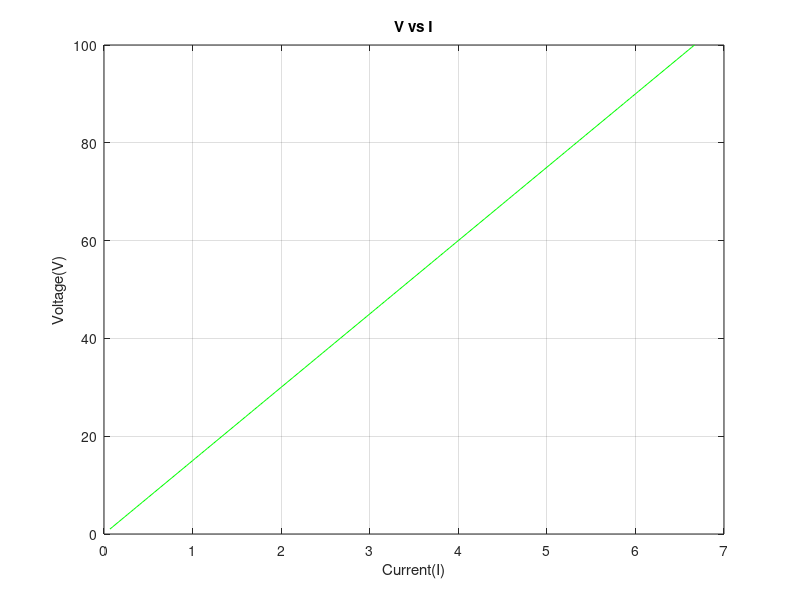

The MATLAB source for this figure:
%To implement ohm's law formula,we need a resistor R and voltage V across
%it
R = 15;
%Taking a vector V contaning values of V
V = 1:0.5:100;   %V ranges is from 1 to 100 with 0.5 V interval
I = V/R;
%plotting the graph V vs I, Green line.
plot(I,V,"g")
grid on;
%modifying the plot.
title("V vs I")
ylabel("Voltage(V)")
xlabel("Current(I)")
